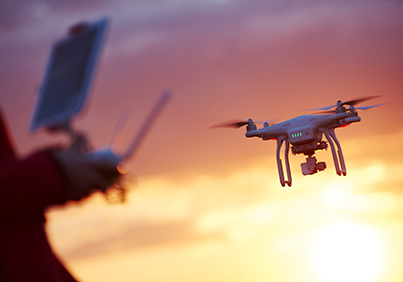
#> input picture opencv4/dron.jpg, 403 x 282 px, found by its file name
$ python 'yenidenboyutlandırma.py'
#> lines starting #> are read from the running program, lines starting #| are printed output that depends on the picture
import cv2

img = cv2.imread("dron.jpg")
#> img is the input picture: shape (282, 403, 3); mean B, G, R 123.4, 135.5, 176

# İlk boyutlandırma işlemi
res = cv2.resize(img, (300, 300))
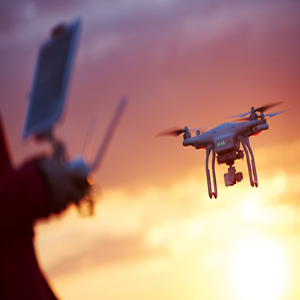
#> res: shape (300, 300, 3); mean B, G, R 123.3, 135.4, 175.9

# İkinci boyutlandırma işlemi (yükseklik oranını değiştirerek)
res = cv2.resize(res, dsize=(0, 0), fx=1, fy=1.4,interpolation=cv2.INTER_CUBIC)#interpolation=cv2.INTER_CUBIC matris çarpımı için kullanılıyor.
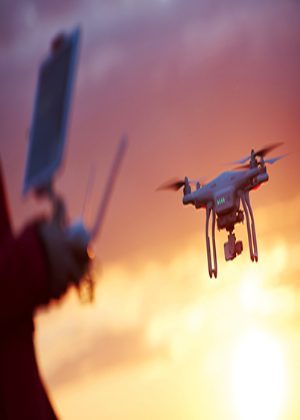
#> res: shape (420, 300, 3); mean B, G, R 123.3, 135.4, 175.9

#dsize, yeniden boyutlandırılan resmin hedef boyutunu belirlemek için
#kullanılan bir argümandır. Bu boyut, (genişlik, yükseklik) formatında bir tuple (demet) olarak belirtilir.
# Ancak bu kullanımda, dsize yerine fx ve fy kullanıldı. fx ve fy, yeniden boyutlandırma oranını yatay ve dikey eksende belirler.

cv2.imshow("res", res)
cv2.imshow("img", img)
cv2.waitKey(0)
cv2.destroyAllWindows()
